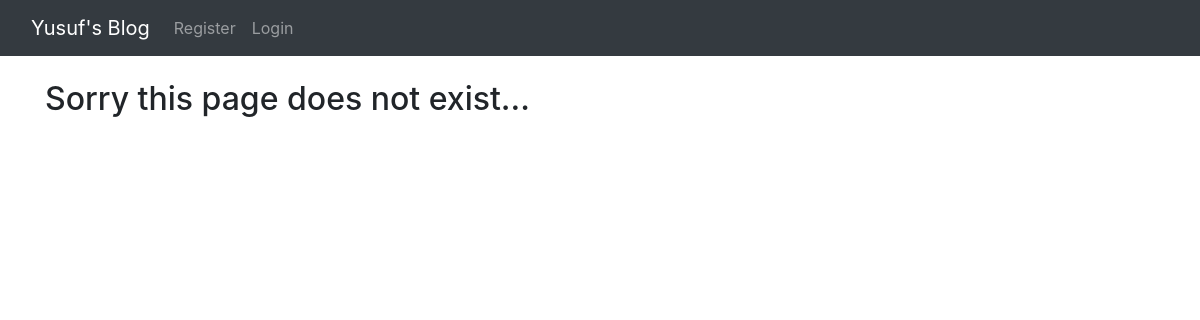
Before: /category/texnika/ with the older database file.
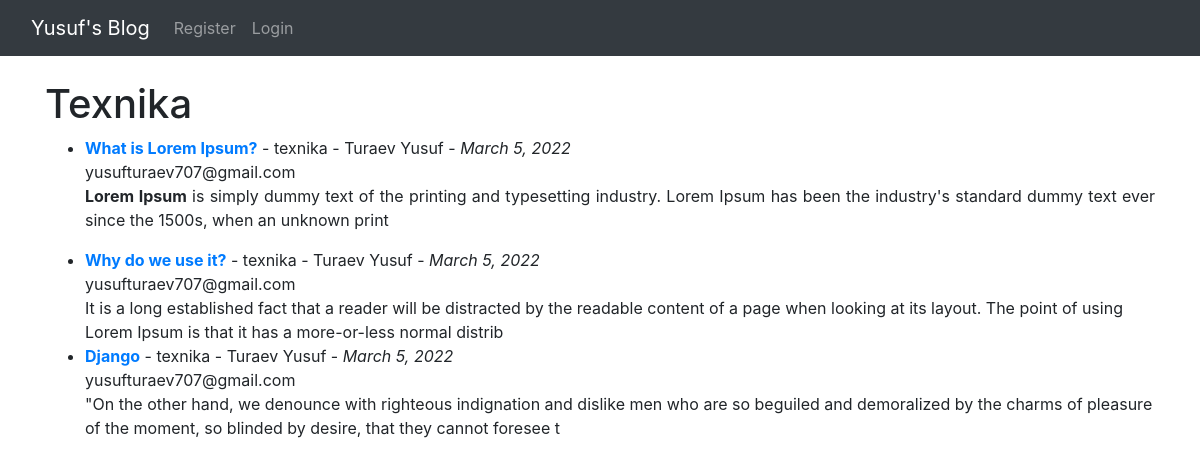
After: the same page with the newer database file.
### blog/models.py (models this page shows, shortened)
class Category(models.Model):
    name = models.CharField(max_length=255)
    status = models.BooleanField(default=True)
    def __str__(self):
        return self.name

class Post(models.Model):
    title = models.CharField(max_length=255)
    header_image = models.ImageField(upload_to='images/', null=True, blank=True)
    tag = models.CharField(max_length=255, null=True, blank=True)
    author = models.ForeignKey(User, on_delete=models.CASCADE)
    body = RichTextField(blank=True, null=True)
    post_date = models.DateField(auto_now_add=True)
    category = models.ForeignKey(Category, on_delete=models.CASCADE, null=True, blank=True)
    snippet = models.CharField(max_length=255, default='Click Link Above To Read Blog Post...')
    likes = models.ManyToManyField(User, related_name='blog_posts')

### blog/views.py (the view)
# urls.py: path('category/<str:cats>/', CategoryView, name="category"),
def CategoryView(requests, cats):
    category_posts = Post.objects.filter(category__name=cats.replace('-', ' '))
    data = {
        "category_posts": category_posts,
        "cats": cats.title().replace('-', ' ')
    }
    return render(requests, "blog/category.html", context=data)

### blog/templates/blog/category.html (shortened to what this page needs)
{% extends "base.html" %}
{% block content %}
    {% if category_posts %}
        <h1>{{ cats }}</h1>
        <ul>
            {% for post in category_posts %}
                <li>
                    <b><a href="{% url 'article-detail' post.pk %}">{{ post.title }}</a></b> - {{ post.category }}
                    - {{ post.author.first_name }}
                    {{ post.author.last_name }} - <span><i>{{ post.post_date }}</i></span>
                    <br>
                    {{ post.author.email }}
                    <br>
                    {{ post.body|safe|slice:":200" }}
                </li>
            {% endfor %}
        </ul>
    {% else %}
        <h2>Sorry this page does not exist...</h2>
    {% endif %}
{% endblock %}}

Changed rows visible on the page:
added Category: name "Texnika"
now on this page (row edited): Post: title "What is Lorem Ipsum?", category "texnika", author.first_name "Turaev", author.last_name "Yusuf", post_date "March 5, 2022", author.email "yusufturaev707@gmail.com", body "Lorem Ipsum is simply dummy text of the printing and typesetting industry. Lorem Ipsum has been the industry's standard dummy text ever since the 1500s, when an unknown print"
now on this page (row edited): Post: title "Why do we use it?", category "texnika", author.first_name "Turaev", author.last_name "Yusuf", post_date "March 5, 2022", author.email "yusufturaev707@gmail.com", body "It is a long established fact that a reader will be distracted by the readable content of a page when looking at its layout. The point of using Lorem Ipsum is that it has a more-or-less normal distrib"
now on this page (row edited): Post: title "Django", category "texnika", author.first_name "Turaev", author.last_name "Yusuf", post_date "March 5, 2022", author.email "yusufturaev707@gmail.com", body "\"On the other hand, we denounce with righteous indignation and dislike men who are so beguiled and demoralized by the charms of pleasure of the moment, so blinded by desire, that they cannot foresee t"
Other visible differences:
text no longer shown: "Sorry this page does not exist..."
